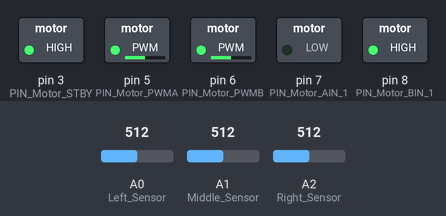
Recording of a sketch running on a simulated Arduino Uno, built with avr-gcc and run on an emulated ATmega328P. Parts: switched loads named in the sketch (green lamp = pin HIGH). Inputs (shaded band) come from the test bench; at power-on: A0 (Left_Sensor) = 512, A1 (Middle_Sensor) = 512, A2 (Right_Sensor) = 512.

Above: at 1.2 s.
1.3 s: A0 (Left_Sensor) set to 46
2.8 s: A0 (Left_Sensor) set to 37
At 4.0 s:
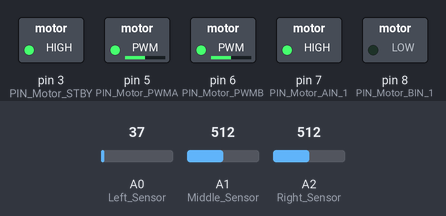
4.3 s: A1 (Middle_Sensor) set to 43
5.8 s: A1 (Middle_Sensor) set to 36
At 6.3 s:
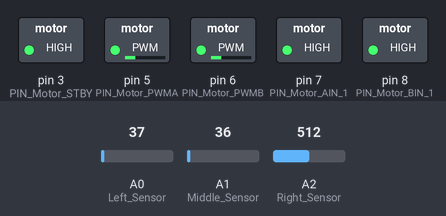
7.3 s: A1 (Middle_Sensor) set to 74
At 8.5 s:
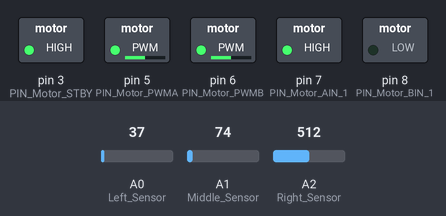
8.8 s: A1 (Middle_Sensor) set to 0
At 9.7 s:
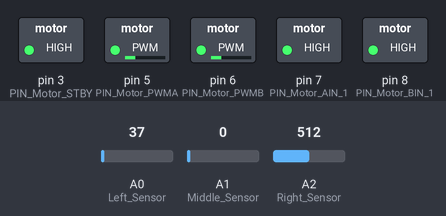
Timing chart, 0 to 11.3 s (numbered marks = the images above; inputs shaded):
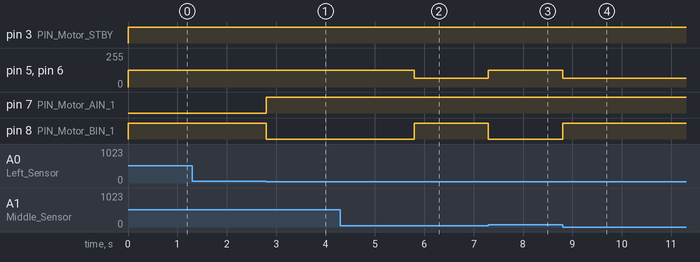

Measured:
- the behaviour switches between 41 and 40 on A0 (Left_Sensor) (found by bisection; images 0 and 1)
- the behaviour switches between 41 and 40 on A1 (Middle_Sensor) (found by bisection; images 1 and 2)
- after the input at 1.3 s, every drawn part: stays the same
- after the input at 2.8 s, pin 7 (PIN_Motor_AIN_1): LOW → HIGH at once; pin 8 (PIN_Motor_BIN_1): HIGH → LOW at once
- after the input at 4.3 s, every drawn part: stays the same
- after the input at 5.8 s, pin 5 (PIN_Motor_PWMA), pin 6 (PIN_Motor_PWMB): 127/255 → 64/255 at once; pin 8 (PIN_Motor_BIN_1): LOW → HIGH at once
- after the input at 7.3 s, pin 5 (PIN_Motor_PWMA), pin 6 (PIN_Motor_PWMB): 64/255 → 127/255 at once; pin 8 (PIN_Motor_BIN_1): HIGH → LOW at once
- after the input at 8.8 s, pin 5 (PIN_Motor_PWMA), pin 6 (PIN_Motor_PWMB): 127/255 → 64/255 at once; pin 8 (PIN_Motor_BIN_1): LOW → HIGH at once

The sketch:

Cliff_Detection.ino
```cpp
#include <arduino.h>

#define PIN_Motor_STBY 3
#define PIN_Motor_PWMA 5
#define PIN_Motor_PWMB 6
#define PIN_Motor_AIN_1 7
#define PIN_Motor_BIN_1 8

//Motor Speed Presets
const int speed_Zero = 0;
const int speed_Min = 64;
const int speed_MidL = 127;
const int speed_MidH = 191;
const int speed_Max = 255;
//Variable
const int val = 40;
const int Middle_Sensor = A1;
const int Left_Sensor = A0;
const int Right_Sensor = A2;


void setup() {
    pinMode(PIN_Motor_PWMA, OUTPUT);
    pinMode(PIN_Motor_AIN_1, OUTPUT);
    pinMode(PIN_Motor_PWMB, OUTPUT);
    pinMode(PIN_Motor_BIN_1, OUTPUT);
    pinMode(PIN_Motor_STBY, OUTPUT);
}

//A Motors are Right
//B Motors are Left
void loop() {
    digitalWrite(PIN_Motor_STBY,HIGH);

    if (analogRead(Middle_Sensor) <= val) {
        //A1 = Middle Sensor
        //Both Motors Forward
        digitalWrite(PIN_Motor_AIN_1,HIGH);
        digitalWrite(PIN_Motor_BIN_1,HIGH);
        analogWrite(PIN_Motor_PWMA,speed_Min);
        analogWrite(PIN_Motor_PWMB,speed_Min);
    }
    else if (analogRead(Left_Sensor) > val) {
        //A0 = Left Sensor
        //Right Motors Backward
        digitalWrite(PIN_Motor_AIN_1,LOW);
        digitalWrite(PIN_Motor_BIN_1,HIGH);
        analogWrite(PIN_Motor_PWMA,speed_MidL);
        analogWrite(PIN_Motor_PWMB,speed_MidL);
    }
    else if (analogRead(Right_Sensor) > val) {
        //A2 = Right Sensor
         //Left Motors Backward
        digitalWrite(PIN_Motor_AIN_1,HIGH);
        digitalWrite(PIN_Motor_BIN_1,LOW);
        analogWrite(PIN_Motor_PWMA,speed_MidL);
        analogWrite(PIN_Motor_PWMB,speed_MidL);
    }
}
```
